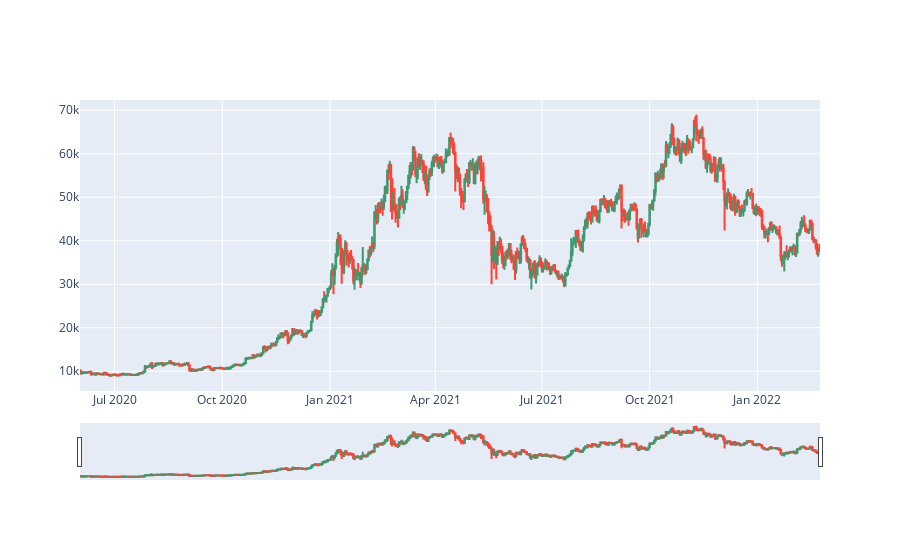

Write notebook code for a chart like this one.
### Code cell
fig = go.Figure(data=[go.Candlestick(x=df.index,
                open=df['open'],
                high=df['high'],
                low=df['low'],
                close=df['close'])])
fig.show()

### Figure 1 — Plotly figure (JSON) as saved in the notebook; plotly's stock layout.template omitted (floating-point values rounded to 4 significant figures; data arrays with more than 128 entries replaced by an {"elided": "..."} marker saying what was removed)
{"data": [{"close": {"elided": "632 float values"}, "high": {"elided": "632 float values"}, "low": {"elided": "632 float values"}, "open": {"elided": "632 float values"}, "type": "candlestick", "x": {"elided": "632 str values"}}], "layout": {}}
